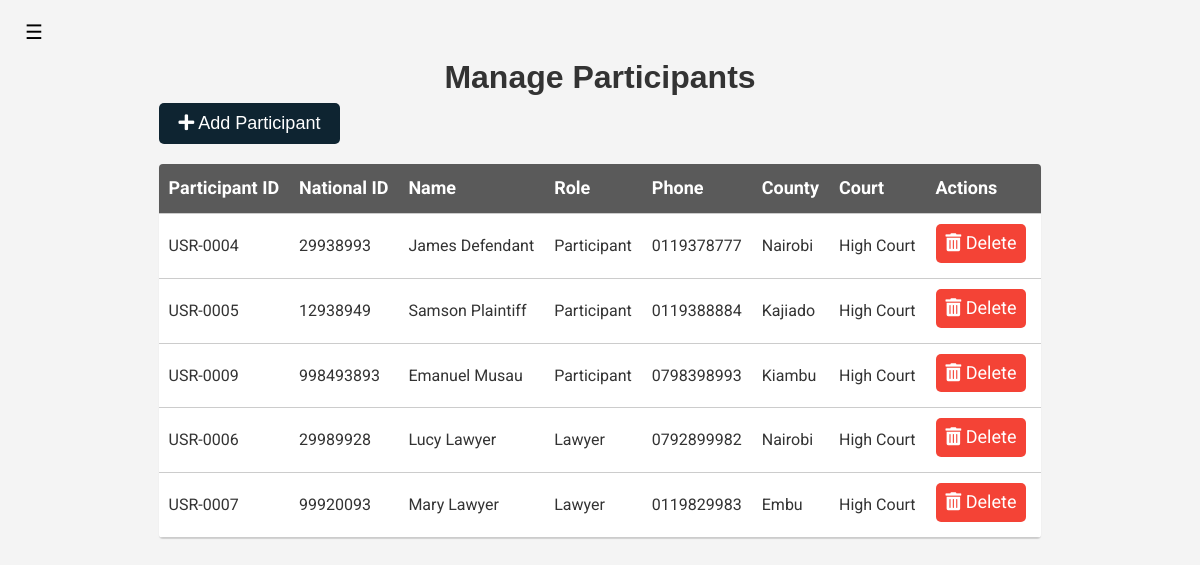
The app's page /clerk-manage-participant (signed in), older data.
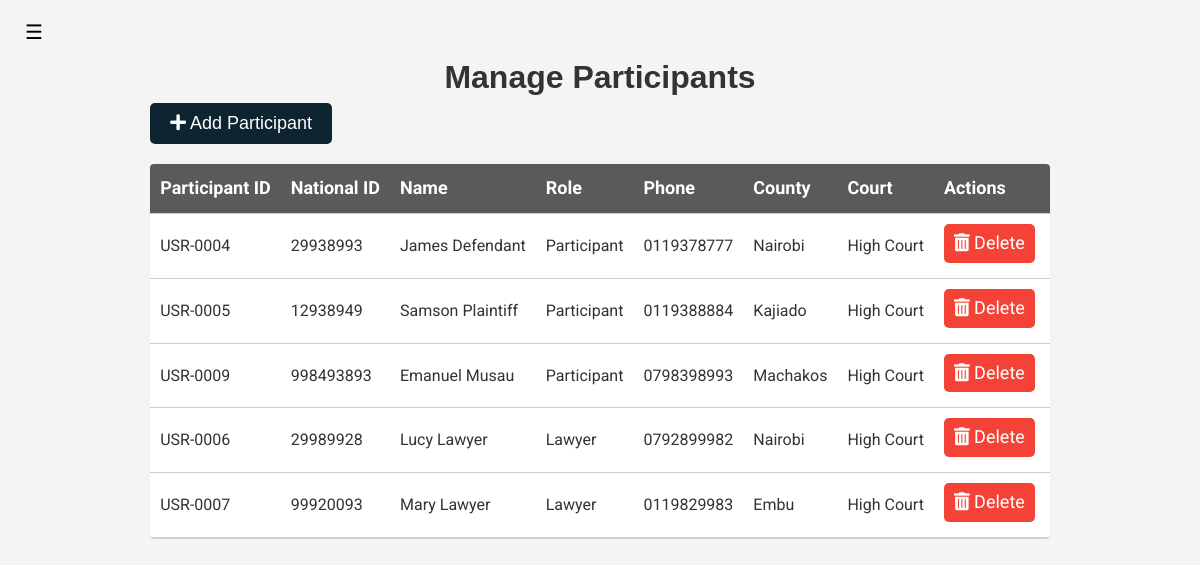
The same page, newer data.
### court_proceedings_management_application/models.py (models this page shows, shortened)
class User(AbstractUser, PermissionsMixin):
    ROLES = (
        ('admin', 'Admin'),
        ('clerk', 'Clerk'),
        ('judge', 'Judge'),
        ('participant', 'Participant'),
        ('lawyer', 'Lawyer'),
    )
    COUNTY_CHOICES = (
        ('Baringo', 'Baringo'),
        ('Bomet', 'Bomet'),
        ('Bungoma', 'Bungoma'),
        ('Busia', 'Busia'),
        ('Elgeyo Marakwet', 'Elgeyo Marakwet'),
        ('Embu', 'Embu'),
        ('Garissa', 'Garissa'),
        ('Homa Bay', 'Homa Bay'),
        ('Isiolo', 'Isiolo'),
        ('Kajiado', 'Kajiado'),
        ('Kakamega', 'Kakamega'),
        ('Kericho', 'Kericho'),
        ('Kiambu', 'Kiambu'),
        ('Kilifi', 'Kilifi'),
        ('Kirinyaga', 'Kirinyaga'),
        ('Kisii', 'Kisii'),
        ('Kisumu', 'Kisumu'),
        ('Kitui', 'Kitui'),
        ('Kwale', 'Kwale'),
        ('Laikipia', 'Laikipia'),
        ('Lamu', 'Lamu'),
        ('Machakos', 'Machakos'),
        ('Makueni', 'Makueni'),
        ('Mandera', 'Mandera'),
        ('Marsabit', 'Marsabit'),
        ('Meru', 'Meru'),
        ('Migori', 'Migori'),
        ('Mombasa', 'Mombasa'),
        ('Murang\'a', 'Murang\'a'),
        ('Nairobi', 'Nairobi'),
        ('Nakuru', 'Nakuru'),
        ('Nandi', 'Nandi'),
        ('Narok', 'Narok'),
        ('Nyamira', 'Nyamira'),
        ('Nyandarua', 'Nyandarua'),
        ('Nyeri', 'Nyeri'),
        ('Samburu', 'Samburu'),
        ('Siaya', 'Siaya'),
        ('Taita Taveta', 'Taita Taveta'),
        ('Tana River', 'Tana River'),
        ('Tharaka Nithi', 'Tharaka Nithi'),
    )
    TRIBE_CHOICES = (
        ('Kikuyu', 'Kikuyu'),
        ('Luhya', 'Luhya'),
        ('Luo', 'Luo'),
        ('Kalenjin', 'Kalenjin'),
        ('Kamba', 'Kamba'),
        ('Kisii', 'Kisii'),
        ('Mijikenda', 'Mijikenda'),
        ('Meru', 'Meru'),
        ('Turkana', 'Turkana'),
        ('Maasai', 'Maasai'),
        ('Embu', 'Embu'),
        ('Taita', 'Taita'),
        ('Giriama', 'Giriama'),
        ('Rendille', 'Rendille'),
        ('Borana', 'Borana'),
        ('Samburu', 'Samburu'),
        ('Pokomo', 'Pokomo'),
        ('Orma', 'Orma'),
        ('Elmolo', 'Elmolo'),
        ('Digo', 'Digo'),
        ('Swahili', 'Swahili'),
        ('Taveta', 'Taveta'),
        ('Kuria', 'Kuria'),
        ('Mbeere', 'Mbeere'),
        ('Tharaka', 'Tharaka'),
        ('Gusii', 'Gusii'),
        ('Ilchamus', 'Ilchamus'),
        ('Kalenjin', 'Kalenjin'),
        ('Kamba', 'Kamba'),
        ('Kikuyu', 'Kikuyu'),
        ('Kisii', 'Kisii'),
        ('Kuria', 'Kuria'),
        ('Luhya', 'Luhya'),
        ('Luo', 'Luo'),
        ('Maasai', 'Maasai'),
        ('Meru', 'Meru'),
        ('Mijikenda', 'Mijikenda'),
        ('Pokomo', 'Pokomo'),
        ('Rendille', 'Rendille'),
        ('Samburu', 'Samburu'),
        ('Somali', 'Somali'),
        ('Swahili', 'Swahili'),
        ('Taita', 'Taita'),
        ('Taveta', 'Taveta'),
        ('Tharaka', 'Tharaka'),
        ('Turkana', 'Turkana'),
        ('Gabra', 'Gabra'),
        ('Giriama', 'Giriama'),
    )
    GENDER_CHOICES = (
        ('male', 'Male'),
        ('female', 'Female'),
        ('prefer not to say', 'Prefer not to say'),
    )
    profile_image = models.ImageField(upload_to='profile_images/', null=True, blank=True, default='profile_images'
                                                                                                  '/default.png')
    user_id = models.CharField(max_length=30, unique=True)
    first_name = models.CharField(max_length=30)
    last_name = models.CharField(max_length=30, null=True, blank=True)
    username = models.CharField(max_length=30, unique=True)
    email = models.EmailField(unique=True)
    role = models.CharField(max_length=30, choices=ROLES, default='observer')
    national_id = models.IntegerField(unique=True)
    county_of_residence = models.CharField(max_length=30, choices=COUNTY_CHOICES, default='Nairobi')
    phone_number = models.CharField(max_length=15, blank=True)
    gender = models.CharField(max_length=30, choices=GENDER_CHOICES, default='prefer not to say')
    tribe = models.CharField(max_length=30, choices=TRIBE_CHOICES, default='Kikuyu')
    date_of_birth = models.DateField()
    address = models.CharField(max_length=255)
    password = models.CharField(max_length=30)
    is_active = models.BooleanField(default=True)
    is_staff = models.BooleanField(default=False)
    is_superuser = models.BooleanField(default=False)
    date_joined = models.DateTimeField(auto_now_add=True)
    created_by = models.ForeignKey('self', on_delete=models.SET_NULL, null=True, blank=True)
    is_approved = models.BooleanField(default=False)
    courts = models.ManyToManyField('Court', related_name='users', blank=True)
    @property
    def is_authenticated(self):
        return bool(self.username and self.password)

class Court(models.Model):
    COURT_TYPES = (
        ('high court', 'High Court'),
        ('magistrate court', 'Magistrate Court'),
        ('environment court', 'Environment and Land Court'),
        ('labour court', 'Employment and Labour Court'),
        ('anti-corruption court', 'Anti-Corruption Court'),
        ('children court', 'Children\'s Court'),
        ('maritime court', 'Maritime Court'),
        ('military court', 'Military Court'),
        ('tax court', 'Tax Court'),
        ('appeal court', 'Court of Appeal'),
        ('supreme court', 'Supreme Court'),
    )
    name = models.CharField(max_length=255)
    court_id = models.CharField(max_length=30, unique=True)
    court_logo = models.ImageField(upload_to='court_logos/', null=True, blank=True,
                                   default='../static/images/default_court.png')
    court_email = models.EmailField()
    court_phone = models.CharField(max_length=15, blank=True)
    court_address = models.CharField(max_length=255)
    location = models.CharField(max_length=255, choices=User.COUNTY_CHOICES)
    court_type = models.CharField(max_length=255, choices=COURT_TYPES)
    created_by = models.ForeignKey(User, on_delete=models.CASCADE)
    created_on = models.DateTimeField(auto_now_add=True, null=True)

### court_proceedings_management_application/views.py (the view)
# urls.py: path('clerk-manage-participant', views.ClerkManageParticipantView.as_view(), name='clerk-manage-participant'),
class ClerkManageParticipantView(View):
    def __init__(self, *args, **kwargs):
        super().__init__(*args, **kwargs)
        self.user_service = UserService()
        self.court_service = CourtService()
    def get(self, request):
        if not request.user.is_authenticated:
            return redirect('login')
        user = request.user
        user_info = self.user_service.get_user_info(user.username)
        court_objects = self.court_service.get_all_courts()
        try:
            roles = ['participant', 'lawyer', 'observer']
            participants = []
            for role in roles:
                participants.extend(self.user_service.get_user_by_role(role))
        except:
            participants = None
            messages.error(request, 'No users found in the database', extra_tags='toast')
        context = {
            'user_info': user_info,
            'participants': participants,
            'court_objects': court_objects,
        }
        return render(request, 'clerk-manage-participant.html', context)

### court_proceedings_management_application/interfaces/court_database.py (called while the page is built)
    def get_all_courts(self):
        return Court.objects.all()

### court_proceedings_management_application/interfaces/court_service.py (called while the page is built)
    def get_all_courts(self):
        return self.court_database.get_all_courts()

### court_proceedings_management_application/interfaces/user_database.py (called while the page is built)
    def get_user_info(self, username):
        try:
            return get_object_or_404(User, username=username)
        except User.DoesNotExist:
            return UserDoesNotExist(f'User with username {username} does not exist')

    def get_user_by_role(self, role):
        try:
            return User.objects.filter(role=role)
        except User.DoesNotExist:
            return UserDoesNotExist(f'User with role {role} does not exist')

### court_proceedings_management_application/interfaces/user_service.py (called while the page is built)
    def get_user_info(self, username):
        try:
            return self.user_database.get_user_info(username)
        except UserDoesNotExist as e:
            print(e)
            return None

    def get_user_by_role(self, role):
        try:
            return self.user_database.get_user_by_role(role)
        except UserDoesNotExist as e:
            print(e)
            return None

### templates/clerk-manage-participant.html (shortened to what this page needs)
{% extends 'sidebar.html' %}
{% load static %}
    {% block title %}
        Manage Participants
    {% endblock %}
    {% block content %}
        <article aria-label="participant-table">
            <button class="btn btn-primary btn-primary-action" onclick="redirectToCreateparticipant()"><i
                    class="fas fa-plus"></i> Add
                Participant
            </button>
            <div class="table-container">
                <table class="material-table">
                    <thead>
                    <tr>
                        <th>Participant ID</th>
                        <th>National ID</th>
                        <th>Name</th>
                        <th>Role</th>
                        <th>Phone</th>
                        <th>County</th>
                        <th>Court</th>
                        <th>Actions</th>
                    </tr>
                    </thead>
                    <tbody>
                    {% for participant in participants %}
                        <tr>
                            <td>{{ participant.user_id }}</td>
                            <td>{{ participant.national_id }}</td>
                            <td>{{ participant.first_name }} {{ participant.last_name }}</td>
                            <td>{{ participant.role | capfirst }}</td>
                            <td>{{ participant.phone_number }}</td>
                            <td>{{ participant.county_of_residence }}</td>
                            {% if participant.courts.all %}
                                {% with participant.courts.all as courts %}
                                    {% if courts|length == 0 %}
                                        <td>NA</td>
                                    {% elif courts|length == 1 %}
                                        <td>{{ courts.0.name }}</td>
                                    {% else %}
                                        <td>{{ courts.0.name }} & {{ courts|length|add:"-1" }} Others</td>
                                    {% endif %}
                                {% endwith %}
                            {% else %}
                                <td>NA</td>
                            {% endif %}
                            <td>
                                <a class="btn btn-danger btn-secondary-action"
                                   href="{% url 'clerk-delete-participant' user_id=participant.id %}"
                                   onclick="confirmDeleteDialog(event, this.href)"><i
                                        class="fas fa-trash-alt"></i> Delete</a>
                            </td>
                        </tr>
                    {% endfor %}
                    </tbody>
                </table>
            </div>
        </article>
    {% endblock %}

Row changes from the older to the newer data that the page shows:
changed User "USR-0009": county_of_residence "Kiambu" → "Machakos"
